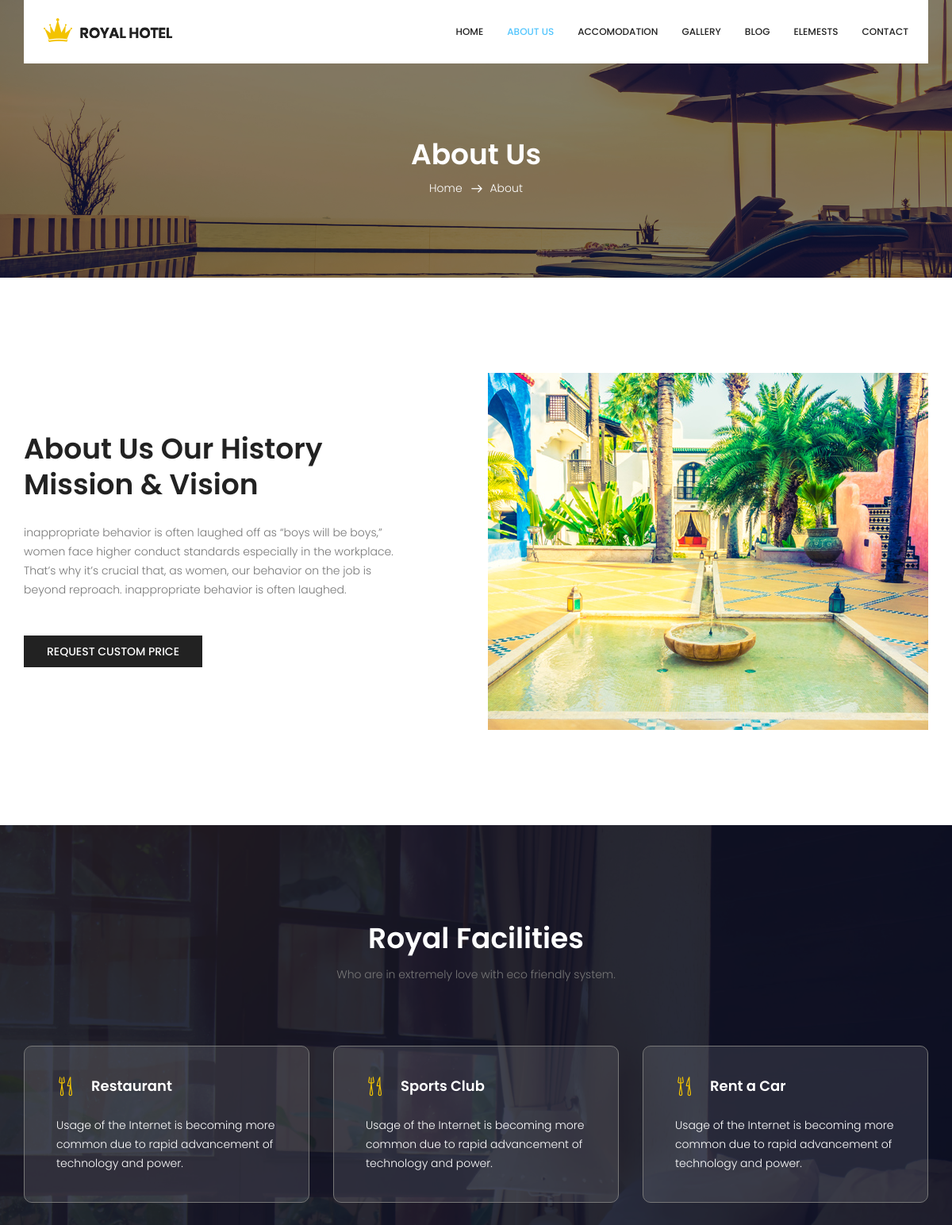
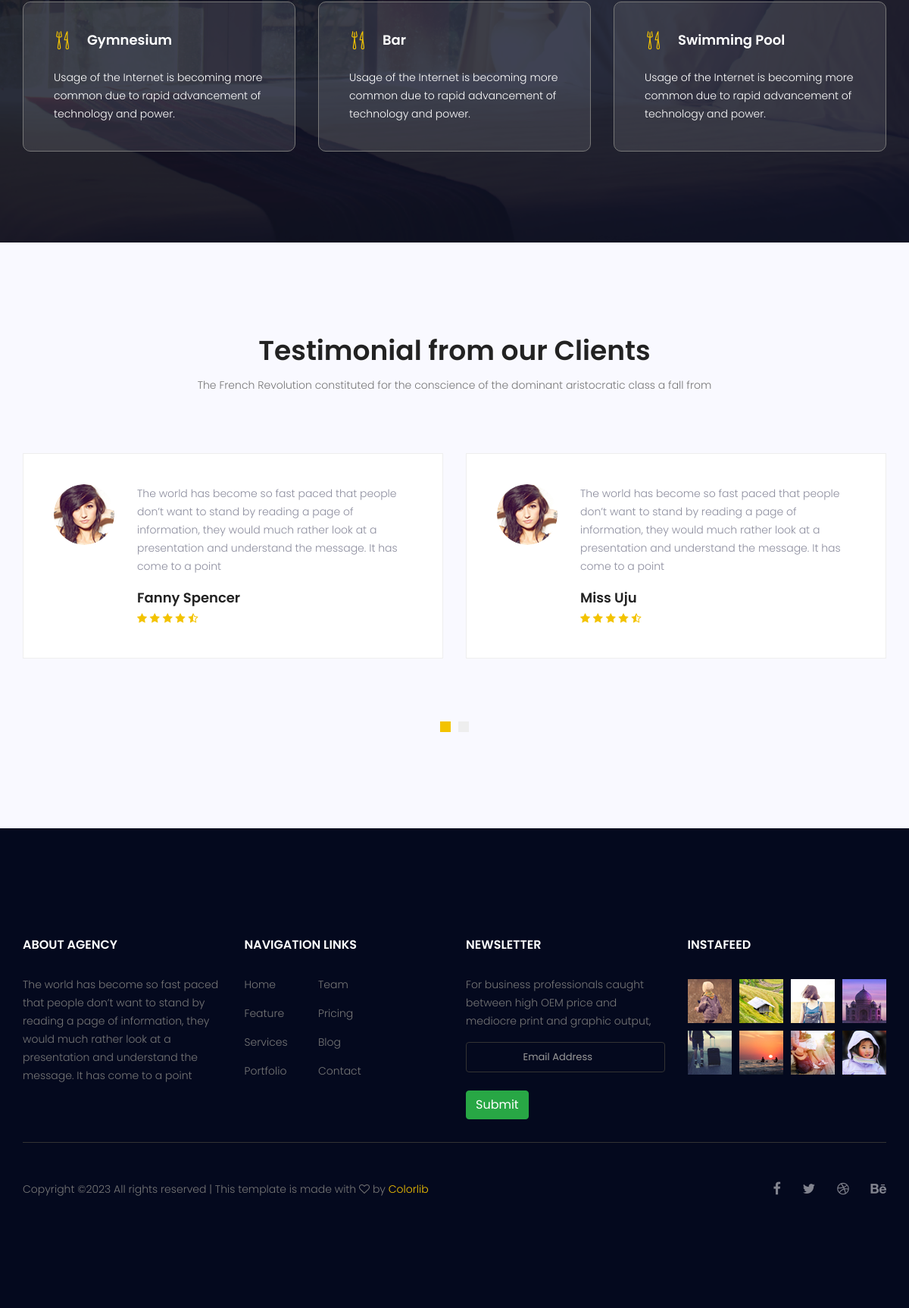
The page /about/ on the database its author committed (2 pictures, top to bottom).
### hotel/models.py (models this page shows, shortened)
class Article(models.Model):
    title = models.CharField(max_length=100)
    description = models.TextField()
    image = models.ImageField(upload_to="article_images")
    button = models.CharField(max_length=30)

class Facility(models.Model):
    title = models.CharField(max_length=100)
    description = models.TextField(blank=True)
    class Meta:
        verbose_name_plural = 'Facilities'

class Testimony(models.Model):
    name = models.CharField(max_length=100)
    description = models.TextField()
    image = models.ImageField(upload_to="testimony_images")
    class Meta:
        verbose_name_plural = 'Testimonies'

### hotel/views.py (the view)
# urls.py: path('about/', views.about_page, name="about"),
def about_page(request):
    if request.method == "GET":
        facility = Facility.objects.all()
        testimony = Testimony.objects.all()
        article = Article.objects.all()
        context = {
            "all_facility": facility,
            "all_testimonies": testimony,
            "all_article": article,
        }
        return render(request, "about.html", context)
    elif request.method == "POST":
        newsletter = request.POST["email"]
        Subscriber.objects.create(email=newsletter)
        messages.success(request, f"Hello, {newsletter} Your submission was successful")
        return redirect("about")

### templates/about.html (shortened to what this page needs)
{% load static %}
<!doctype html>
<html lang="en">
    <head>
        <link rel="stylesheet" href="{% static 'css/bootstrap.css' %}">
        <link rel="stylesheet" href="{% static 'vendors/linericon/style.css' %}">
        <link rel="stylesheet" href="{% static 'css/font-awesome.min.css' %}">
        <link rel="stylesheet" href="{% static 'vendors/bootstrap-datepicker/bootstrap-datetimepicker.min.css' %}">
        <link rel="stylesheet" href="{% static 'vendors/nice-select/css/nice-select.css' %}">
        <link rel="stylesheet" href="{% static 'vendors/owl-carousel/owl.carousel.min.css' %}">
        <link rel="stylesheet" href="{% static 'css/style.css' %}">
        <link rel="stylesheet" href="{% static 'css/responsive.css' %}">
    </head>
    <body>
        <header class="header_area">
            <div class="container">
                <nav class="navbar navbar-expand-lg navbar-light">
                    <a class="navbar-brand logo_h" href="index.html"><img src="image/Logo.png" alt=""></a>
                    <div class="collapse navbar-collapse offset" id="navbarSupportedContent">
                        <ul class="nav navbar-nav menu_nav ml-auto">
                            <li class="nav-item"><a class="nav-link" href="{% url 'home' %}">Home</a></li>
                            <li class="nav-item active"><a class="nav-link" href="{% url 'about' %}">About us</a></li>
                            <li class="nav-item"><a class="nav-link" href="{% url 'accomodation' %}">Accomodation</a></li>
                            <li class="nav-item"><a class="nav-link" href="{% url 'gallery' %}">Gallery</a></li>
                            <li class="nav-item submenu dropdown">
                                <a href="#" class="nav-link dropdown-toggle" data-toggle="dropdown" role="button" aria-haspopup="true" aria-expanded="false">Blog</a>
                            </li>
                            <li class="nav-item"><a class="nav-link" href="{% url 'elements' %}">Elemests</a></li>
                            <li class="nav-item"><a class="nav-link" href="{% url 'contact' %}">Contact</a></li>
                        </ul>
                    </div>
                </nav>
            </div>
        </header>
        <section class="breadcrumb_area">
            <div class="overlay bg-parallax" data-stellar-ratio="0.8" data-stellar-vertical-offset="0" data-background=""></div>
            <div class="container">
                <div class="page-cover text-center">
                    <h2 class="page-cover-tittle">About Us</h2>
                    <ol class="breadcrumb">
                        <li><a href="{% url 'home' %}">Home</a></li>
                        <li class="active">About</li>
                    </ol>
                </div>
            </div>
        </section>
        <section class="about_history_area section_gap">
            <div class="container">
                <div class="row">
                    {% for article in all_article %}
                    <div class="col-md-6 d_flex align-items-center">
                        <div class="about_content ">
                            <h2 class="title title_color">{{ article.title }}</h2>
                            <p>{{ article.description }}</p>
                            <a href="#" class="button_hover theme_btn_two">{{ article.button}}</a>
                        </div>
                    </div>
                    <div class="col-md-6">
                        <img class="img-fluid" src="{% static 'image/about_bg.jpg' %}" alt="img">
                    </div>
                    {% endfor %}
                </div>
            </div>
        </section>
        <section class="facilities_area section_gap">
            <div class="overlay bg-parallax" data-stellar-ratio="0.8" data-stellar-vertical-offset="0" data-background="">
            </div>
            <div class="container">
                <div class="section_title text-center">
                    <h2 class="title_w">Royal Facilities</h2>
                    <p>Who are in extremely love with eco friendly system.</p>
                </div>
                <div class="row mb_30">
                    {% for facility in all_facility %}
                    <div class="col-lg-4 col-md-6">
                        <div class="facilities_item">
                            <h4 class="sec_h4"><i class="lnr lnr-dinner"></i>{{ facility.title }}</h4>
                            <p>{{ facility.description}}</p>
                        </div>
                    </div>
                    {% endfor %}
            </div>
        </section>
        <section class="testimonial_area section_gap">
            <div class="container">
                <div class="section_title text-center">
                    <h2 class="title_color">Testimonial from our Clients</h2>
                    <p>The French Revolution constituted for the conscience of the dominant aristocratic class a fall from </p>
                </div>
                <div class="testimonial_slider owl-carousel">
                    {% for testimony in all_testimonies %}
                    <div class="media testimonial_item">
                        <img class="rounded-circle" src="{{ testimony.image.url }}" alt="">
                        <div class="media-body">
                            <p>{{ testimony.description }}</p>
                            <a href="#"><h4 class="sec_h4">{{ testimony.name }}</h4></a>
                            <div class="star">
                                <a href="#"><i class="fa fa-star"></i></a>
                                <a href="#"><i class="fa fa-star"></i></a>
                                <a href="#"><i class="fa fa-star"></i></a>
                                <a href="#"><i class="fa fa-star"></i></a>
                                <a href="#"><i class="fa fa-star-half-o"></i></a>
                            </div>
                        </div>
                    </div>
                    {% endfor %}
                </div>
            </div>
        </section>
        <footer class="footer-area section_gap">
            <div class="container">
                <div class="row">
                    <div class="col-lg-3  col-md-6 col-sm-6">
                        <div class="single-footer-widget">
                            <h6 class="footer_title">About Agency</h6>
                            <p>The world has become so fast paced that people don’t want to stand by reading a page of information, they would much rather look at a presentation and understand the message. It has come to a point </p>
                        </div>
                    </div>
                    <div class="col-lg-3 col-md-6 col-sm-6">
                        <div class="single-footer-widget">
                            <h6 class="footer_title">Navigation Links</h6>
                            <div class="row">
                                <div class="col-4">
                                    <ul class="list_style">
                                        <li><a href="#">Home</a></li>
                                        <li><a href="#">Feature</a></li>
                                        <li><a href="#">Services</a></li>
                                        <li><a href="#">Portfolio</a></li>
                                    </ul>
                                </div>
                                <div class="col-4">
                                    <ul class="list_style">
                                        <li><a href="#">Team</a></li>
                                        <li><a href="#">Pricing</a></li>
                                        <li><a href="#">Blog</a></li>
                                        <li><a href="#">Contact</a></li>
                                    </ul>
                                </div>
                            </div>
                        </div>
                    </div>
                    <div class="col-lg-3 col-md-6 col-sm-6">
                        <div class="single-footer-widget">
                            <h6 class="footer_title">Newsletter</h6>
                            <p>For business professionals caught between high OEM price and mediocre print and graphic output, </p>
                            <form action="" method="post">
                                <input type="email" name="email" class="btn btn-required" placeholder="Email Address">
                                <br><br>
                                <button type="submit" class="btn btn-success">Submit</button>
                            </form>
                        </div>
                    </div>
                    <div class="col-lg-3 col-md-6 col-sm-6">
                        <div class="single-footer-widget instafeed">
                            <h6 class="footer_title">InstaFeed</h6>
                            <ul class="list_style instafeed d-flex flex-wrap">
                                <li><img src="{% static 'image/instagram/Image-01.jpg' %}" alt=""></li>
                                <li><img src="{% static 'image/instagram/Image-02.jpg' %}" alt=""></li>
                                <li><img src="{% static 'image/instagram/Image-03.jpg' %}" alt=""></li>
                                <li><img src="{% static 'image/instagram/Image-04.jpg' %}" alt=""></li>
                                <li><img src="{% static 'image/instagram/Image-05.jpg' %}" alt=""></li>
                                <li><img src="{% static 'image/instagram/Image-06.jpg' %}" alt=""></li>
                                <li><img src="{% static 'image/instagram/Image-07.jpg' %}" alt=""></li>
                                <li><img src="{% static 'image/instagram/Image-08.jpg' %}" alt=""></li>
                            </ul>
                        </div>
                    </div>
                </div>
                <div class="border_line"></div>
                <div class="row footer-bottom d-flex justify-content-between align-items-center">
                    <p class="col-lg-8 col-sm-12 footer-text m-0">
Copyright &copy;<script>document.write(new Date().getFullYear());</script> All rights reserved | This template is made with <i class="fa fa-heart-o" aria-hidden="true"></i> by <a href="https://colorlib.com" target="_blank">Colorlib</a>
</p>
                    <div class="col-lg-4 col-sm-12 footer-social">
                        <a href="#"><i class="fa fa-facebook"></i></a>
                        <a href="#"><i class="fa fa-twitter"></i></a>
                        <a href="#"><i class="fa fa-dribbble"></i></a>
                        <a href="#"><i class="fa fa-behance"></i></a>
                    </div>
                </div>
            </div>
        </footer>
    </body>
</html>

### rows shown on the page
Article: title "About Us Our History Mission & Vision", description "inappropriate behavior is often laughed off as “boys will be boys,” women face higher conduct standards especially in the workplace. That’s why it’s crucial that, as women, our behavior on the job is beyond reproach. inappropriate behavior is often laughed.", button "REQUEST CUSTOM PRICE"
Facility: title "Restaurant", description "Usage of the Internet is becoming more common due to rapid advancement of technology and power."
Facility: title "Sports Club", description "Usage of the Internet is becoming more common due to rapid advancement of technology and power."
Facility: title "Rent a Car", description "Usage of the Internet is becoming more common due to rapid advancement of technology and power."
Facility: title "Gymnesium", description "Usage of the Internet is becoming more common due to rapid advancement of technology and power."
Facility: title "Bar", description "Usage of the Internet is becoming more common due to rapid advancement of technology and power."
Facility: title "Swimming Pool", description "Usage of the Internet is becoming more common due to rapid advancement of technology and power."
Testimony: image (picture), description "The world has become so fast paced that people don’t want to stand by reading a page of information, they would much rather look at a presentation and understand the message. It has come to a point", name "Fanny Spencer"
Testimony: image (picture), description "The world has become so fast paced that people don’t want to stand by reading a page of information, they would much rather look at a presentation and understand the message. It has come to a point", name "Miss Uju"
